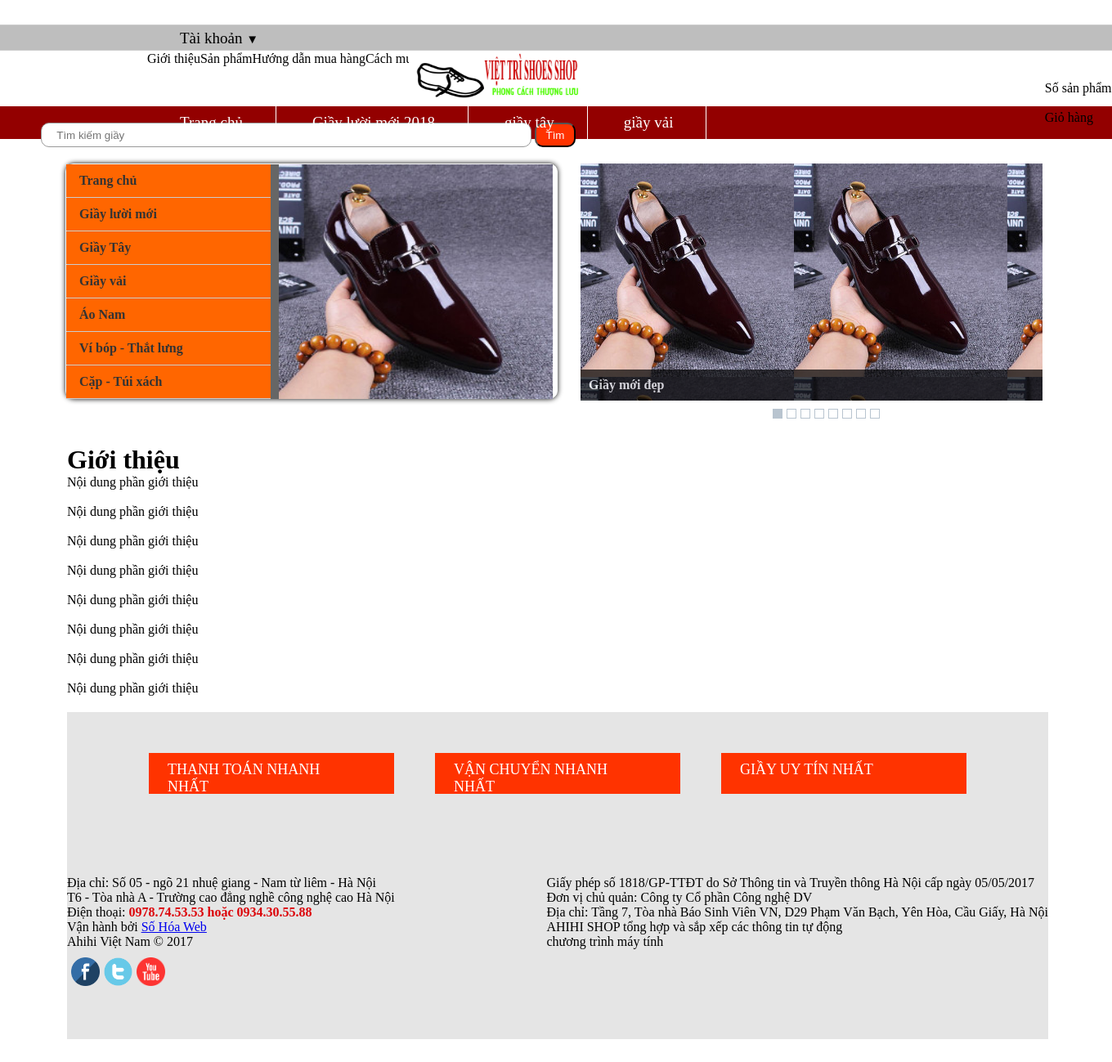
The page /?thamso=xuat_mot_tin&id=1 on the database its author committed.
### tables this page shows
CREATE TABLE IF NOT EXISTS `menu_ngang` (
  `id` int(11) NOT NULL AUTO_INCREMENT,
  `ten` varchar(256) NOT NULL,
  `noi_dung` mediumtext NOT NULL,
  `loai_menu` varchar(256) NOT NULL,
  PRIMARY KEY (`id`)
);

CREATE TABLE IF NOT EXISTS `slideshow` (
  `id` int(11) NOT NULL AUTO_INCREMENT,
  `hinh` varchar(256) NOT NULL,
  `lien_ket` varchar(256) NOT NULL,
  PRIMARY KEY (`id`)
);

CREATE TABLE IF NOT EXISTS `footer` (
  `id` int(11) NOT NULL AUTO_INCREMENT,
  `html` mediumtext NOT NULL,
  PRIMARY KEY (`id`)
);

### index.php (the view, shortened to what this page needs)
<html>
	<head>
      <link rel="stylesheet" type="text/css" href="style.css">
		<link rel="stylesheet" type="text/css" href="giao_dien/giao_dien.css">
	</head>
	<body>
    <div id="heder1">
<div id="top">
<nav class="menu">
        <ul class="clearfix">
            <li>
                <a href="#">Tài khoản <span class="arrow">&#9660;</span></a>
            </li>
			<?php
    $connection = mysqli_connect("localhost", "root", "", "ban_hang");
    $tv = "SELECT id, ten, loai_menu FROM menu_ngang ORDER BY id";
    $tv_1 = mysqli_query($connection, $tv);
    echo "<div class='menu_ngang' >";
    while ($tv_2 = mysqli_fetch_array($tv_1)) {
        $link_menu = "";
        if ($tv_2['loai_menu'] == "") {
            $link_menu = "?thamso=xuat_mot_tin&id=" . $tv_2['id'];
        }
        if ($tv_2['loai_menu'] == "san_pham") {
            $link_menu = "?thamso=xuat_san_pham_2";
        }
        echo "<a href='$link_menu'>";
        echo $tv_2['ten'];
        echo "</a>";
    }
    echo "</div>";
?>
<div style="float:right; margin-right:-250px;">
   <?php
						include("chuc_nang/gio_hang/vung_gio_hang.php");
					?>
                    </div>
        </ul>
    </nav>
 </div>
 <img src="img/Untitled-2.jpg" style="width:220px; height:68px; float:left; margin-left:500px;  ">
<form>
    <input type="text" name="tu_khoa" value="" placeholder="     Tìm kiếm giầy" style="width:600px; height:30px;  border: 1px solid #999999;
    -moz-border-radius: 10px;
    -webkit-border-radius: 10px;
    -ms-border-radius: 10px;
    -o-border-radius: 10px;
    border-radius: 10px; margin-top:20px; margin-left:50px;">
    <input type="submit" value="Tìm" style="width:50px; height:30px; background:#F30; color:#FFF;  -moz-border-radius: 10px;
    -webkit-border-radius: 10px;
    -ms-border-radius: 10px;
    -o-border-radius: 10px;
    border-radius: 10px;" >
</form>
</div>
<div id="menu">
 <nav class="menu22">
        <ul class="clearfix">
            <li>
                   <li><a href="index.php">Trang chủ</a></li>
                   <li><a href="http://localhost:85/ban_hang/index.php?thamso=xuat_san_pham_2">Giầy lười mới 2018</a></li>
                    <li><a href="http://localhost:85/ban_hang/index.php?thamso=xuat_san_pham_2&trang=2">giầy tây</a></li>
                     <li><a href="http://localhost:85/ban_hang/index.php?thamso=xuat_san_pham_2&trang=3">giầy vải</a></li>
        </ul>
    </nav> </div>
<div id="cnt">
<div id="giua">
<div class="menu2">
<div id="keo">
<div id="menuu">
  <ul>
    <li><a href="index.php">Trang chủ</a></li>
    <li><a href="http://localhost:85/ban_hang/index.php?thamso=xuat_san_pham_2&trang=3">Giầy lười mới</a>
    </li>
    <li><a href="http://localhost:85/ban_hang/index.php?thamso=xuat_san_pham_2&trang=3">Giầy Tây</a>
    </li>
    <li><a href="http://localhost:85/ban_hang/index.php?thamso=xuat_san_pham_2">Giầy vải</a>
      </li>
     <li><a href="http://localhost:85/ban_hang/index.php?thamso=xuat_san_pham_2">Áo Nam</a></li>
      <li><a href="http://localhost:85/ban_hang/index.php?thamso=xuat_san_pham_2">Ví bóp - Thắt lưng</a></li>
       <li><a href="http://localhost:85/ban_hang/index.php?thamso=xuat_san_pham_2">Cặp - Túi xách</a></li>
  </ul>
</div>
</div>
<div id="keo2">
<center>
<div class="slideshow" id="slideshow" >
<?php
    $connection = mysqli_connect("localhost", "root", "", "ban_hang");
    $tv = "SELECT hinh, lien_ket FROM slideshow ORDER BY id";
    $tv_1 = mysqli_query($connection, $tv);
    while ($tv_2 = mysqli_fetch_array($tv_1)) {
        $link_hinh = "hinh_anh/slideshow/" . $tv_2['hinh'];
        echo "<a href='" . $tv_2['lien_ket'] . "'>";
        echo "<img src='" . $link_hinh . "'>";
        echo "</a>";
    }
?>
</div>
</center>
 </div>
</div>
<div class="chuyendong">
<div id="games">
			<a href="http://localhost:85/ban_hang/index.php?thamso=chi_tiet_san_pham&id=36" target="_blank">
				<span>
					<b>Giầy mới đẹp</b><br />
				</span>
			</a>
		</div>
</div>
		<center>
			<table width="990px">
				<tr>
					<td colspan="3" height="50px" >
					</td>
				</tr>
				<tr>
					<td width="650px" valign="top" >
						<?php
							include("chuc_nang/dieu_huong.php");
						?>
					</td>
					<td width="170px" valign="top" >
					</td>
				</tr>
				<tr>
					<td colspan="3">
					<?php
    $connection = mysqli_connect("localhost", "root", "", "ban_hang");
    $tv = "SELECT * FROM footer LIMIT 0,1";
    $tv_1 = mysqli_query($connection, $tv);
    $tv_2 = mysqli_fetch_array($tv_1);
    echo $tv_2['html'];
?>
	</body>
</html>

### chuc_nang/xuat_mot_tin.php (shortened to what this page needs)
<?php
    $id = isset($_GET['id']) ? intval($_GET['id']) : 0;
    $connection = mysqli_connect("localhost", "root", "", "ban_hang");
    $tv = "SELECT * FROM menu_ngang WHERE id=?";
    if($stmt = mysqli_prepare($connection, $tv)) {
        mysqli_stmt_bind_param($stmt, "i", $id);
        mysqli_stmt_execute($stmt);
        $result = mysqli_stmt_get_result($stmt);
        if(mysqli_num_rows($result) > 0) {
            $tv_2 = mysqli_fetch_array($result);
            echo "<h1>" . $tv_2['ten'] . "</h1>";
            echo $tv_2['noi_dung'];
        } else {
            echo "Không tìm thấy dữ liệu.";
        }
    } else {
        echo "Lỗi trong việc chuẩn bị truy vấn.";
    }
?>

### style.css (style rules this page uses)
* { margin:0px; padding:0px; }
#heder1 { width:100%; height:130px; margin:auto; }
#top { width:100%; height:30px; margin-top:30px; background:#BEBEBE; border-bottom:1px #CCCCCC solid; border-top:1px #CCCCCC solid; float:left; }
#menu { width:100%; height:40px; margin:auto; background:#930000; }
#cnt { width:100%; height:1800px; margin:auto; border-bottom:1px #CCCCCC solid; }
#fod2 { width:1200px; height:400px; margin:auto; }
#fod3 { width:1150px; height:50px; float:right; margin-top:50px; }
#fod33 { width:300px; height:50px; float:left; background:#F30; margin-left:50px; }
#giua { width:1200px; height:1700px; margin:auto; }
.menu2 { width:600px; height:286px; float:left; background:#FFFFFF; border: 1px solid #FFFFFF; -moz-border-radius: 10px; -webkit-border-radius: 10px; -ms-border-radius: 10px; -o-border-radius: 10px; border-radius: 10px; box-shadow: 0px 0px 6px rgba(0, 0, 0, 10); -moz-box-shadow:0px 0px 6px rgba(0, 0, 0, 10); -webkit-box-shadow: 0px 0px 6px rgba(0, 0, 0, 10); margin-top:30px; }
.chuyendong { margin-top:30px; width:570px; margin-left:10px; height:290px; float:right; }
.the { width: 250px; height: 40px; float: left; background: #F30; border-top-left-radius: 10px; border-top-right-radius: 10px; }
#fod { width:100%; height:400px; margin:auto; background:#E5E5E5; }
.menu { width:1000px; margin:0px auto; background:#BEBEBE; height:30px; }
.menu22 { width:1000px; margin:0px auto; background:#930000; height:30px; }
.menu li { margin:0px; list-style:none; font-family:'Ek Mukta'; }
.menu22 li { margin:0px; list-style:none; font-family:'Ek Mukta'; }
.menu a { transition:all linear 0.15s; color:#000000; text-decoration:none; }
.menu22 a { transition:all linear 0.15s; color:#000000; text-decoration:none; }
.menu .arrow { font-size:15px; line-height:0%; }
.menu > ul > li { display:inline-block; position:relative; font-size:19px; }
.menu22 > ul > li { display:inline-block; position:relative; font-size:19px; }
.menu > ul > li > a { padding:5px 40px; display:inline-block; color:#000; }
.menu22 > ul > li > a { padding:9px 40px; display:inline-block; color:#FFF; border-right:1px #FFF double; }
.coin-slider a { text-decoration: none; outline: none; border: none; }
#menuu ul { background: #FF6600; width: 250px; padding: 0; list-style-type: none; text-align: left; }
#menuu li { width: auto; height: 40px; line-height: 40px; border-bottom: 1px solid #CCCCCC; padding: 0 1em; }
#menuu li a { text-decoration: none; color: #333; font-weight: bold; display: block; }
#menuu ul li { position: relative; }
#keo { width:260px; height:287px; background:#666; float:left; }
#keo2 { width:330px; height:287px; float:left; }

### index.php (style rules this page uses)
div.slideshow img { width:335px;height:287px }

### rows shown on the page
menu_ngang: ten "Giới thiệu", noi_dung "Nội dung phần giới thiệu Nội dung phần giới thiệu Nội dung phần giới thiệu Nội dung phần giới thiệu Nội dung phần giới thiệu Nội dung phần giới thiệu Nội dung phần giới thiệu Nội dung phần giới thiệu"
menu_ngang: ten "Sản phẩm"
menu_ngang: ten "Hướng dẫn mua hàng"
menu_ngang: ten "Cách mua hàng"
slideshow: hinh (picture)
footer: html "THANH TOÁN NHANH NHẤT VẬN CHUYỂN NHANH NHẤT GIẦY UY TÍN NHẤT Địa chỉ: Số 05 - ngõ 21 nhuệ giang - Nam từ liêm - Hà Nội T6 - Tòa nhà A - Trường cao đẳng nghề công nghệ cao Hà Nội Điện thoại: 0978.74.53.53 hoặc 0934.30.55.88 Vận hành bởi Số Hóa Web Ahihi Việt Nam © 2017 Giấy phép số 1818/GP-TTĐT do Sở Thông tin và Truyền thông Hà Nội cấp ngày 05/05/2017 Đơn vị chủ quản: Công ty Cổ phần Công nghệ DV Địa chỉ: Tầng 7, Tòa nhà Báo Sinh Viên VN, D29 Phạm Văn Bạch, Yên Hòa, Cầu Giấy, Hà Nội AHIHI SHOP tổng hợp và sắp xếp các thông tin tự động chương trình máy tính", html (picture)
